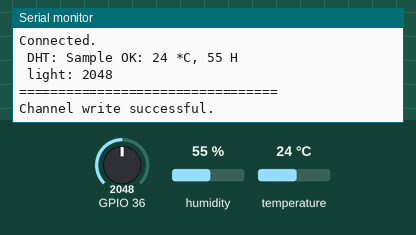
A sketch run on a simulated ESP32. On the bench: the last lines printed to the serial monitor. The test bench sets the inputs (shaded band); at power-on: humidity 55 %, GPIO 36 = 2048, temperature 24 °C. WiFi joins after 1.5 s; servers stay silent unless stated.

Above: at 7.6 s.
7.7 s: humidity set to 22 %
10.9 s: GPIO 36 set to 2866
14.1 s: temperature set to 12 °C
At 14.7 s:
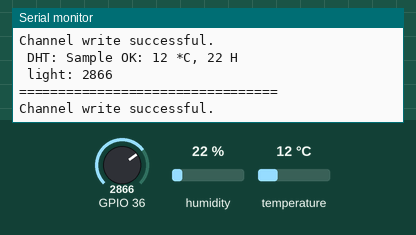
17.3 s: GPIO 36 set to 3603
At 20.3 s:
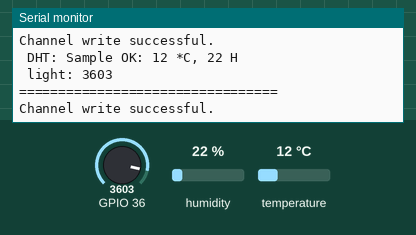
20.5 s: humidity set to 40 %
Timing chart, 0 to 23.5 s (numbered marks = the images above; inputs shaded):
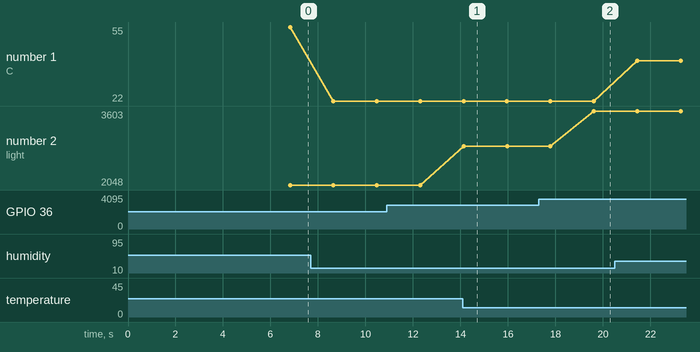

The sketch:

20201204_arduino_practice.ino
```cpp
#include <WiFi.h>
#include <SimpleDHT.h>
#include "ThingSpeak.h"
#include "secrets.h"

// for DHT11,
//      VCC: 5V or 3V
//      GND: GND
//      DATA: 2
int pinDHT11 = 17;
SimpleDHT11 dht11(pinDHT11);

char ssid[] = SECRET_SSID;   // your network SSID (name)
char pass[] = SECRET_PASS;   // your network password

unsigned long myChannelNumber = SECRET_CH_ID;
const char * myWriteAPIKey = SECRET_WRITE_APIKEY;

int keyIndex = 0;            // your network key index number (needed only for WEP)

WiFiClient  client;

void setup() {
  pinMode(36, INPUT);

  Serial.begin(115200);
  WiFi.mode(WIFI_STA);

  ThingSpeak.begin(client);
}

void loop() {
  int data = analogRead(36);
  int temp, hum;
  byte temperature = 0;
  byte humidity = 0;

  if (WiFi.status() != WL_CONNECTED) {
    Serial.print("Attempting to connect to SSID: ");
    Serial.println(SECRET_SSID);
    while (WiFi.status() != WL_CONNECTED) {
      WiFi.begin(ssid, pass); // Connect to WPA/WPA2 network. Change this line if using open or WEP network
      Serial.print(".");
      delay(5000);
    }
    Serial.println("\nConnected.");
  }

  int httpCode = ThingSpeak.writeFields(myChannelNumber,myWriteAPIKey);
  delay(1500);
  int err = SimpleDHTErrSuccess;
  if ((err = dht11.read(&temperature, &humidity, NULL)) != SimpleDHTErrSuccess) {
    Serial.print("Read DHT11 failed, err="); Serial.println(err); delay(1000);
    return;
  }

  else
  {
    temp = (int)temperature;
//    httpCode = ThingSpeak.writeField(myChannelNumber, 2, temp, myWriteAPIKey);
//    delay(3000);
    hum = (int)humidity;
//    httpCode = ThingSpeak.writeField(myChannelNumber, 3, hum, myWriteAPIKey);
//    delay(3000);
    Serial.print(" DHT: ");
    Serial.print("Sample OK: ");
    Serial.print((int)temperature); Serial.print(" *C, ");
    Serial.print((int)humidity); Serial.println(" H");
  }
  Serial.print(" light: ");
  Serial.println(data);
  Serial.println("=================================");
  if (httpCode == 200) {
    Serial.println("Channel write successful.");
  }
  else {
    Serial.println("Problem writing to channel. HTTP error code " + String(httpCode));
  }
  ThingSpeak.setField(1, data);
  ThingSpeak.setField(2, temp);
  ThingSpeak.setField(3, hum);

}
```

secrets.h
```cpp
// Use this file to store all of the private credentials
// and connection details

#define SECRET_SSID "YU"                                // replace MySSID with your WiFi network name
#define SECRET_PASS "1qaz2wsx"                            // replace MyPassword with your WiFi password

#define SECRET_CH_ID 1248565                                 // replace 0000000 with your channel number
#define SECRET_WRITE_APIKEY "FYM6HM5QN6SL47FX"                           // replace XYZ with your channel write API Key
```

Measured:
- after the input at 14.1 s, the serial monitor: prints a new line at once (image 1)
- after the input at 17.3 s, the serial monitor: prints a new line after 2.3 s (image 2)
- plotted number 1: 55 → 22 after the input at 7.7 s, 22 → 40 after the input at 20.5 s
- plotted number 2: 2866 → 3603 after the input at 17.3 s
